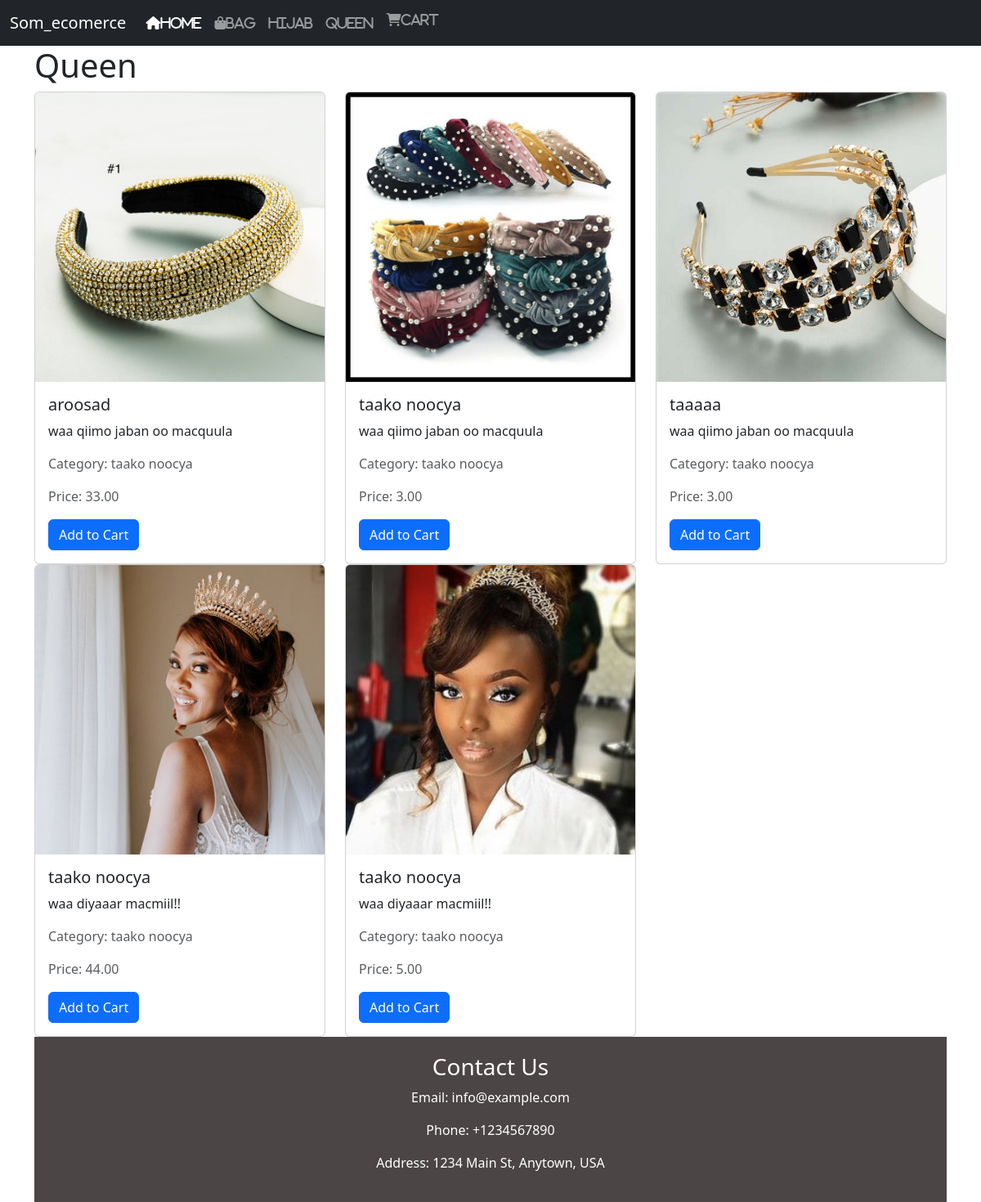
The page /Queen/ on the database its author committed.
### Suuq/models.py (models this page shows, shortened)
class Product(models.Model):
    name = models.CharField(max_length=100)
    price = models.DecimalField(max_digits=10, decimal_places=2)
    description = models.TextField()
    image = models.ImageField(upload_to='images')
    category = models.ForeignKey(Category, on_delete=models.CASCADE)

class Category(models.Model):
    name = models.CharField(max_length=100)

### Suuq/views.py (the view)
# urls.py: path('Queen/', views.Queen, name='taako noocya'),
def Queen(request):
    products = Product.objects.filter(category__name='taako noocya')
    return render(request, 'alabeysi/Quen.html', {'products': products,})

### Suuq/Templates/alabeysi/Quen.html
{% extends 'Base.html' %}
{% block content %}
<h1>Queen</h1>
<div class="row">
    {% for product in products %}
    <div class="col-md-4">
        <div class="card">
            <img src="{{ product.image.url }}" class="card-img-top" alt="{{ product.name }}">
            <div class="card-body">
                <h5 class="card-title">{{ product.name }}</h5>
                <p class="card-text">{{ product.description }}</p>
                <p class="text-muted">Category: {{ product.category.name }}</p>
                <p class="text-muted">Price: {{ product.price }}</p>
                <a href="{% url 'add_to_cart' product.id %}" class="btn btn-primary">Add to Cart</a>
            </div>
        </div>
    </div>
    {% endfor %}
</div>
{% endblock %}

### rows shown on the page
Product: image (picture), name "aroosad", description "waa qiimo jaban oo macquula", category.name "taako noocya", price "33.00"
Product: image (picture), name "taako noocya", description "waa qiimo jaban oo macquula", category.name "taako noocya", price "3.00"
Product: image (picture), name "taaaaa", description "waa qiimo jaban oo macquula", category.name "taako noocya", price "3.00"
Product: image (picture), name "taako noocya", description "waa diyaaar macmiil!!", category.name "taako noocya", price "44.00"
Product: image (picture), name "taako noocya", description "waa diyaaar macmiil!!", category.name "taako noocya", price "5.00"
